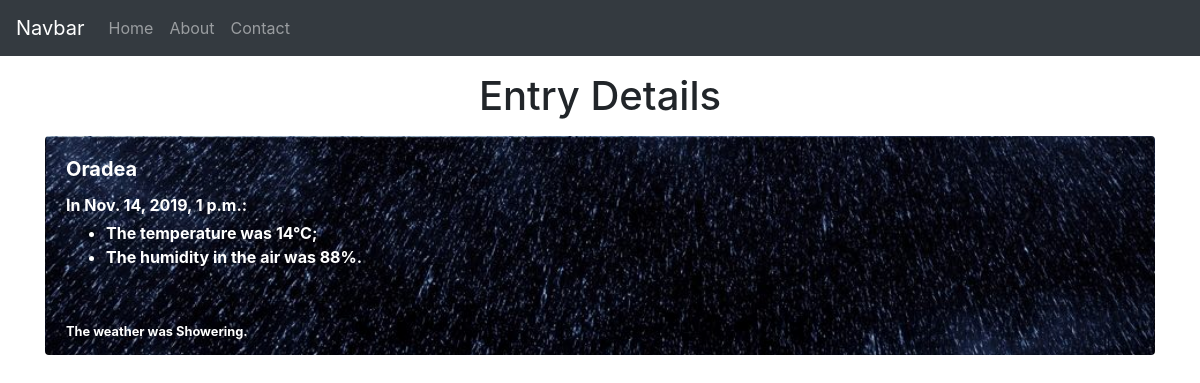
The app's page /weatherStation/entry/1 with its own data.
### WeatherStation/models.py (models this page shows)
class Entry(models.Model):
    weatherType = models.ForeignKey(WeatherType, on_delete = models.CASCADE)
    location = models.ForeignKey(Location, on_delete = models.CASCADE)
    dateTime = models.DateTimeField()
    temperature = models.IntegerField()
    humidity = models.IntegerField()

class WeatherType(models.Model):
    name = models.CharField(max_length = 100)

class Location(models.Model):
    name = models.CharField(max_length = 255)
    longitude = models.DecimalField(max_digits = 20, decimal_places = 12)
    latitude = models.DecimalField(max_digits = 20, decimal_places = 12)

### WeatherStation/views.py (the view)
# urls.py: path('entry/<int:pk>', EntryDetailView.as_view(), name='entry'),
class EntryDetailView(DetailView):
    model = Entry

### WeatherStation/templates/weatherStation/entry_detail.html (shortened to what this page needs)
{% extends 'home/base.html' %}
{% load static %}
{% block header %}<h1 class="cursor-default">Entry Details</h1>{% endblock %}
{% block content %}
  <div class="cursor-default card {% if object.weatherType.name == 'Sunny' or object.weatherType.name == 'Cloudy' or object.weatherType.name == 'Showering' %}text-white{% endif %}"
       style="background-image: url('../../../../media/{{object.weatherType.name}}.jpg');">
      <div class="card-body"><h5 class="card-title"><b>{{object.location.name}}</b></h5>
          <p class="card-text mb-1"><b>In {{object.dateTime}}:</b></p>
          <ul>
            <li class="card-text"><b>The temperature was {{object.temperature}}°C;</b></li>
            <li class="card-text"><b>The humidity in the air was {{object.humidity}}%.</b></li>
          </ul>
      </div>
      <div class="card-footer">
          <small><b>The weather was {{object.weatherType.name}}.</b></small>
      </div>
  </div>
{% endblock %}

### static/css/style.css (style rules this page uses)
.card { background-size: cover; }
.cursor-default { cursor: default; }

### records on screen
Entry: weatherType.name (picture), location.name "Oradea", dateTime "Nov. 14, 2019, 1 p.m.", temperature "14", humidity "88", weatherType.name "Showering"
